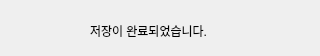
<?xml version="1.0" encoding="UTF-8"?>
<ui version="4.0">
 <class>Form</class>
 <widget class="QWidget" name="Form">
  <property name="geometry">
   <rect>
    <x>0</x>
    <y>0</y>
    <width>320</width>
    <height>56</height>
   </rect>
  </property>
  <property name="windowTitle">
   <string>Success_Saved</string>
  </property>
  <widget class="QLabel" name="label">
   <property name="geometry">
    <rect>
     <x>90</x>
     <y>20</y>
     <width>131</width>
     <height>21</height>
    </rect>
   </property>
   <property name="text">
    <string>저장이 완료되었습니다.</string>
   </property>
  </widget>
 </widget>
 <resources/>
 <connections/>
</ui>
